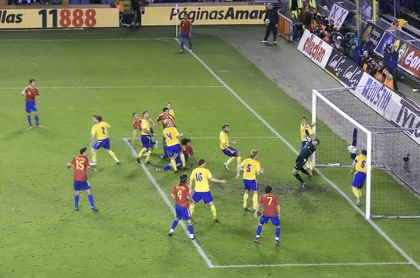
%> input picture תרגיל בית 1/goal_picture.jpg, 420 x 278 px, shrunk from 1909 x 1264 before the run
$ octave hw1.m   (GNU Octave 9; MATLAB toolbox functions it lacks are replaced by stand-ins)
%> lines starting %> are read from the running program, lines starting %| are printed output that depends on the picture
### תרגיל בית 1/rq.m
function [R, Q] = rq(M)
    [Q,R] = qr(flipud(M)');

    R = flipud(R');
    R = fliplr(R);

    Q = Q';
    Q = flipud(Q);

    T = diag(sign(diag(R)));
    R = R * T;
    Q = T * Q;

end

### תרגיל בית 1/hw1.m
close all;
clear;
clc;


%load and draw image
im=imread('goal_picture.jpg');
%> im is the input picture: size 278x420x3 uint8; mean R, G, B 122.6, 134.3, 90.9
figure(1);clf;image(im);hold on;


%% Real world 3D coordinates (according to soccer field dimensions):

% the soccer goal is 7.32m wide and 2.44m high:
x = 7.32/2;
z = 2.44;
goalframe = [-x x x -x;0 0 0 0;0 0 z z;1 1 1 1];

% the target area is 11 + 7.32m wide and 5.5m deep
xx = 18.32/2;
yy = 5.5;
innerframe = [-xx -xx xx xx;0 yy yy 0;0 0 0 0;1 1 1 1];

% the penalty area is 40.32 m wide and 16.5 m deep
xxx = 40.32/2;
yyy = 16.5;
outerframe = [-xxx -xxx xxx xxx;0 yyy yyy 0;0 0 0 0;1 1 1 1];

pts3d=[goalframe,innerframe,outerframe];

figure(2);clf;
plot3(pts3d(1,:),pts3d(2,:),pts3d(3,:),'*');
hold on;axis equal;rotate3d on;

%draw frames
for ii=1:3
    for jj=1:4
        jjp=mod(jj,4)+1;
        index=[jj,jjp]+(ii-1)*4;
        plot3(pts3d(1,index),pts3d(2,index),pts3d(3,index),'-');
    end
end

%% Image 2D coordinates:

%2d points in the image. (Some of the corresponding points are not visible in the image and are therefore set
%to NAN. These points cannot be used for estimating the camera matrix).
pts2d = 1e3*[
    1.6610    1.4366    1.4323    1.6698    1.8765 0.9660    0.5745    1.2783       NaN       NaN NaN    1.0320
    0.9818    0.7637    0.4274    0.6122    1.1961 1.2146    0.6343    0.6270       NaN       NaN NaN    0.3978
    0.0010    0.0010    0.0010    0.0010    0.0010 0.0010    0.0010    0.0010       NaN       NaN NaN    0.0010 ];

figure(1);
plot(pts2d(1,:),pts2d(2,:),'*');
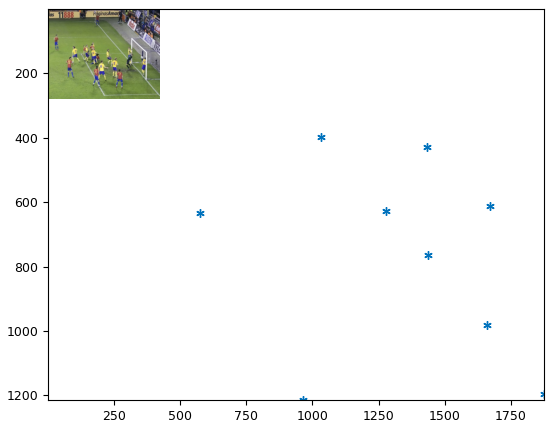
%> figure redrawn from the program's plot data


%% Question 4

%% Part a

A = zeros(18,12); % Building A matrix
k=0;
% Each 3d and 2d points creates 2 rows in the matrix as we saw in the
% tutorial
for i = 1:12
    % nan points are useless for the algorithem so we skip them
    if (isnan(pts2d(1,i)))
        k = k + 1;
        continue;
    end
    j = 2 * (i-k) - 1;
    A(j, :) = [-pts3d(:,i)', zeros(1,4), pts2d(1,i) * pts3d(:,i)'];
    A(j + 1, :) = [zeros(1,4), -pts3d(:,i)', pts2d(2,i) * pts3d(:,i)'];
end
% Using SVD decomposition to get V (right eigenvectors matrix)
[U,S,V] = svd(A);

% the last column of V is the eigen vector that corresponds to the smallest
% eigen value so it minimize ||Am|| (as m)
M = V(:,12);
% Reshape the vector to fit matrix form
M = reshape(M, [4,3]).';


%% Part b

% In order to project we use the relation of x'=MX
reprojected2d = M * pts3d;
% dividing by the last paramter to get x,y
reprojected2d = reprojected2d ./ reprojected2d(3,:);

e = 0;
num = size(pts2d,2);
% Calculating each point distance from original point and sum
for i = 1:num
    % Skip nan points
    if isnan(pts2d(1,i))
        continue;
    end
    e = e + norm(reprojected2d(:,i) - pts2d(:,i),2);
end
% Calculating average error
e = e / num;


%% Part c

% M is equals to [KR|Kt]
KR = M(:, 1:3);
% using the composition we were given to get K and R
[K, R] = rq(KR);


%% Part f

% Calculating translation vector
t = inv(K) * M(:,4);
% Calculating camera position
X0 = -inv(R) * t;


%% Part g

% Ploting camera position
figure(2);
plot3(X0(1), X0(2), X0(3), '*');
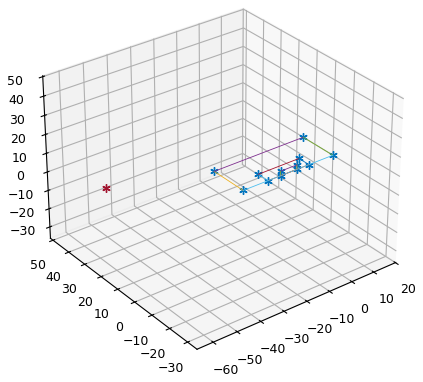
%> figure redrawn from the program's plot data
